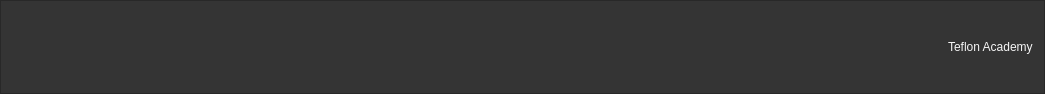
     <widget class="QFrame" name="Navbar_Frame">
      <property name="minimumSize">
       <size>
        <width>0</width>
        <height>0</height>
       </size>
      </property>
      <property name="maximumSize">
       <size>
        <width>16777215</width>
        <height>80</height>
       </size>
      </property>
      <property name="styleSheet">
       <string notr="true">background-color: #343434;</string>
      </property>
      <property name="frameShape">
       <enum>QFrame::StyledPanel</enum>
      </property>
      <property name="frameShadow">
       <enum>QFrame::Raised</enum>
      </property>
      <layout class="QHBoxLayout" name="horizontalLayout_2">
       <item>
        <widget class="QPushButton" name="pushButton">
         <property name="minimumSize">
          <size>
           <width>70</width>
           <height>70</height>
          </size>
         </property>
         <property name="cursor">
          <cursorShape>PointingHandCursor</cursorShape>
         </property>
         <property name="styleSheet">
          <string notr="true">QPushButton{
	border: 0px;
	image: url(:/menu/menuIcon.png);
	
}
QPushButton:hover{
	border: 10px;
	
	image: url(:/menu/menuicon2.png);
}
</string>
         </property>
         <property name="text">
          <string/>
         </property>
        </widget>
       </item>
       <item>
        <widget class="QLabel" name="label_Info_actual">
         <property name="minimumSize">
          <size>
           <width>0</width>
           <height>0</height>
          </size>
         </property>
         <property name="styleSheet">
          <string notr="true">font: 87 16pt &quot;Arial Black&quot;;
color: whitesmoke;</string>
         </property>
         <property name="text">
          <string/>
         </property>
         <property name="wordWrap">
          <bool>true</bool>
         </property>
        </widget>
       </item>
       <item>
        <spacer name="horizontalSpacer">
         <property name="orientation">
          <enum>Qt::Horizontal</enum>
         </property>
         <property name="sizeHint" stdset="0">
          <size>
           <width>386</width>
           <height>20</height>
          </size>
         </property>
        </spacer>
       </item>
       <item>
        <widget class="QLabel" name="label_3">
         <property name="minimumSize">
          <size>
           <width>70</width>
           <height>70</height>
          </size>
         </property>
         <property name="styleSheet">
          <string notr="true">image: url(:/logos/logo.png);</string>
         </property>
         <property name="text">
          <string/>
         </property>
        </widget>
       </item>
       <item>
        <spacer name="horizontalSpacer_2">
         <property name="orientation">
          <enum>Qt::Horizontal</enum>
         </property>
         <property name="sizeHint" stdset="0">
          <size>
           <width>385</width>
           <height>20</height>
          </size>
         </property>
        </spacer>
       </item>
       <item>
        <widget class="QLabel" name="label_4">
         <property name="styleSheet">
          <string notr="true">font: 87 16pt &quot;Arial Black&quot;;
color: whitesmoke;</string>
         </property>
         <property name="text">
          <string>Teflon Academy</string>
         </property>
        </widget>
       </item>
      </layout>
     </widget>
